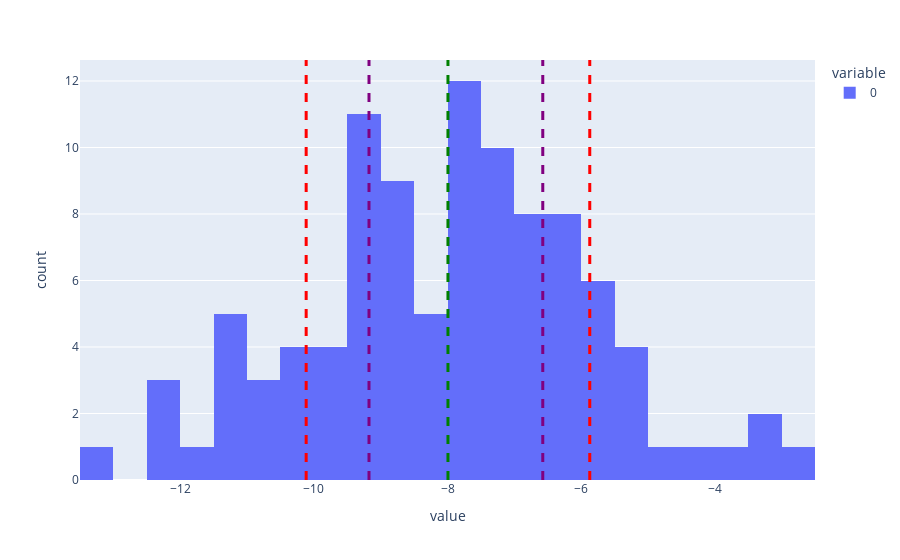

Notebook cell for this chart:
### Code cell
#plot the distribution of the effect
fig = px.histogram(neg_effect, nbins=50)
#plot the mean of the effect
fig.add_vline(x=neg_effect.mean(), line_width=3, line_dash="dash", line_color="green")
#plot the std of the effect
fig.add_vline(x=neg_effect.mean() + neg_effect.std(), line_width=3, line_dash="dash", line_color="red")
fig.add_vline(x=neg_effect.mean() - neg_effect.std(), line_width=3, line_dash="dash", line_color="red")
# plot the mad of the effect
mad = (neg_effect - neg_effect.median()).abs().median()
fig.add_vline(x=neg_effect.median() + mad, line_width=3, line_dash="dash", line_color="purple")
fig.add_vline(x=neg_effect.median() - mad, line_width=3, line_dash="dash", line_color="purple")
fig.show()

### Figure 1 — Plotly figure (JSON) as saved in the notebook; plotly's stock layout.template omitted (floating-point values rounded to 4 significant figures)
{"data": [{"alignmentgroup": "True", "bingroup": "x", "hovertemplate": "variable=0<br>value=%{x}<br>count=%{y}<extra></extra>", "legendgroup": "0", "marker": {"color": "#636efa", "pattern": {"shape": ""}}, "name": "0", "nbinsx": 50, "offsetgroup": "0", "orientation": "v", "showlegend": true, "type": "histogram", "x": [-5.983, -9.704, -6.898, -6.244, -6.574, -4.528, -9.306, -3.289, -6.184, -7.65, -9.779, -5.692, -6.879, -6.074, -7.079, -7.522, -10.59, -12.01, -6.852, -8.885, -7.577, -7.464, -3.254, -10.15, -6.818, -5.653, -8.548, -5.065, -8.028, -7.368, -8.91, -8.351, -7.823, -9.186, -6.629, -11.1, -9.152, -8.284, -7.411, -6.725, -8.18, -6.637, -9.325, -10.3, -11.28, -7.697, -12.2, -8.98, -12.35, -3.903, -5.783, -4.015, -6.183, -7.571, -7.512, -11.5, -9.099, -6.147, -11.08, -9.873, -10.14, -2.516, -9.395, -8.356, -8.696, -8.953, -11.68, -9.109, -5.263, -7.828, -7.906, -13.38, -9.017, -8.766, -5.263, -6.2, -6.46, -8.897, -5.976, -5.414, -7.995, -7.352, -7.39, -7.314, -10.64, -7.478, -7.874, -7.339, -10.36, -8.914, -5.802, -9.964, -11.01, -6.429, -7.043, -10.75, -9.116, -9.46, -9.037, -7.997], "xaxis": "x", "yaxis": "y"}], "layout": {"barmode": "relative", "legend": {"title": {"text": "variable"}, "tracegroupgap": 0}, "margin": {"t": 60}, "shapes": [{"line": {"color": "green", "dash": "dash", "width": 3}, "type": "line", "x0": -7.993, "x1": -7.993, "xref": "x", "y0": 0, "y1": 1, "yref": "y domain"}, {"line": {"color": "red", "dash": "dash", "width": 3}, "type": "line", "x0": -5.871, "x1": -5.871, "xref": "x", "y0": 0, "y1": 1, "yref": "y domain"}, {"line": {"color": "red", "dash": "dash", "width": 3}, "type": "line", "x0": -10.12, "x1": -10.12, "xref": "x", "y0": 0, "y1": 1, "yref": "y domain"}, {"line": {"color": "purple", "dash": "dash", "width": 3}, "type": "line", "x0": -6.574, "x1": -6.574, "xref": "x", "y0": 0, "y1": 1, "yref": "y domain"}, {"line": {"color": "purple", "dash": "dash", "width": 3}, "type": "line", "x0": -9.175, "x1": -9.175, "xref": "x", "y0": 0, "y1": 1, "yref": "y domain"}], "xaxis": {"anchor": "y", "domain": [0, 1], "title": {"text": "value"}}, "yaxis": {"anchor": "x", "domain": [0, 1], "title": {"text": "count"}}}}
